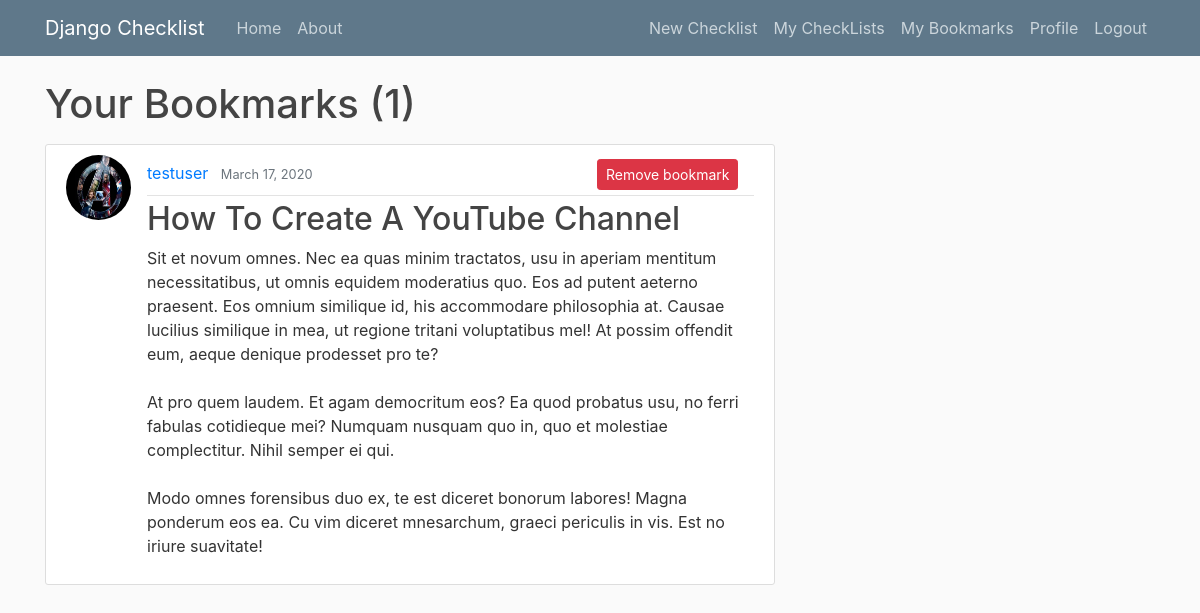
The app's page /bookmarks/ (signed in), older data.
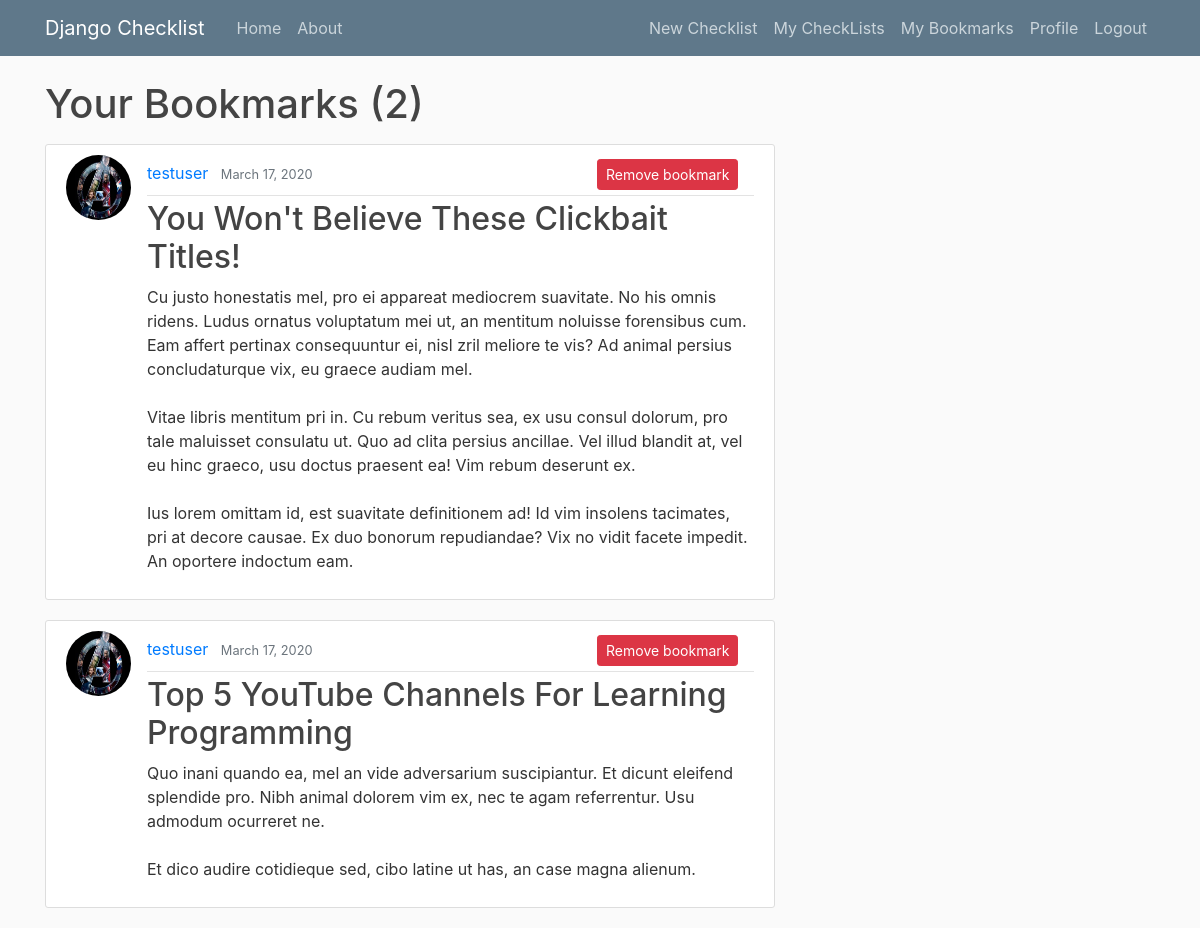
The same page, newer data.
### checklist/models.py (models this page shows, shortened)
class Bookmark(models.Model):
	user = models.ForeignKey(User, on_delete=models.CASCADE)
	checklist = models.ForeignKey(Checklist, on_delete=models.CASCADE)

class Checklist(models.Model):
	title = models.CharField(max_length=100)
	content = models.TextField()
	date_posted = models.DateTimeField(default=timezone.now)
	author = models.ForeignKey(User, on_delete = models.CASCADE)
	visibility = models.IntegerField(default=0)

### users/models.py (models this page shows, shortened)
class Profile(models.Model):
	user = models.OneToOneField(User, on_delete = models.CASCADE)
	image = models.ImageField(default='default.jpg', upload_to='profile_pics')

### checklist/views.py (the view)
# urls.py: path('bookmarks/', BookmarkChecklistListView.as_view(), name='bookmarks'),
class BookmarkChecklistListView(ListView):
	model = Bookmark
	template_name = 'checklist/bookmark_checklists.html'
	context_object_name = 'bookmarks_var'
	paginate_by = 5
	def get_queryset(self):
		return Bookmark.objects.filter(user=self.request.user)

### checklist/templates/checklist/bookmark_checklists.html (shortened to what this page needs)
{% extends "checklist/base.html" %}
{% block content %}
	<h1 class="mb-3">Your Bookmarks ({{ page_obj.paginator.count }})</h1>
	{% for bookmark in bookmarks_var %}
		<article class="media content-section">
			<img class="rounded-circle article-img" src="{{ bookmark.checklist.author.profile.image.url }}">
			<div class="media-body">
				<div class="article-metadata">
					<a class="mr-2" href="{% url 'user-checklists' bookmark.checklist.author.username %}">{{ bookmark.checklist.author }}</a>
					<small class="text-muted">{{ bookmark.checklist.date_posted|date:'F d, Y' }}</small>
					<a style="margin-left: 280px" class="btn btn-danger btn-sm mt-1 mb-1 mr-1" href="#">Remove bookmark</a>
				</div>
				<h2><a class="article-title" href="{% url 'checklist-detail' bookmark.checklist.id %}">{{ bookmark.checklist.title }}</a></h2>
				<p class="article-content">{{ bookmark.checklist.content }}</p>
			</div>
		</article>
	{% endfor %}
{% endblock content  %}

Row changes from the older to the newer data that the page shows:
removed Bookmark: checklist.author.profile.image (placeholder picture), checklist.author "testuser", checklist.date_posted "March 17, 2020", checklist "How To Create A YouTube Channel", checklist.content "Sit et novum omnes. Nec ea quas minim tractatos, usu in aperiam mentitum necessitatibus, ut omnis equidem moderatius quo. Eos ad putent aeterno praesent. Eos omnium similique id, his accommodare philosophia at. Causae lucilius similique in mea, ut regione tritani voluptatibus mel! At possim offendit eum, aeque denique prodesset pro te? At pro quem laudem. Et agam democritum eos? Ea quod probatus usu, no ferri fabulas cotidieque mei? Numquam nusquam quo in, quo et molestiae complectitur. Nihil semper ei qui. Modo omnes forensibus duo ex, te est diceret bonorum labores! Magna ponderum eos ea. Cu vim diceret mnesarchum, graeci periculis in vis. Est no iriure suavitate!"
added Bookmark: checklist.author.profile.image (placeholder picture), checklist.author "testuser", checklist.date_posted "March 17, 2020", checklist "You Won't Believe These Clickbait Titles!", checklist.content "Cu justo honestatis mel, pro ei appareat mediocrem suavitate. No his omnis ridens. Ludus ornatus voluptatum mei ut, an mentitum noluisse forensibus cum. Eam affert pertinax consequuntur ei, nisl zril meliore te vis? Ad animal persius concludaturque vix, eu graece audiam mel. Vitae libris mentitum pri in. Cu rebum veritus sea, ex usu consul dolorum, pro tale maluisset consulatu ut. Quo ad clita persius ancillae. Vel illud blandit at, vel eu hinc graeco, usu doctus praesent ea! Vim rebum deserunt ex. Ius lorem omittam id, est suavitate definitionem ad! Id vim insolens tacimates, pri at decore causae. Ex duo bonorum repudiandae? Vix no vidit facete impedit. An oportere indoctum eam."
added Bookmark: checklist.author.profile.image (placeholder picture), checklist.author "testuser", checklist.date_posted "March 17, 2020", checklist "Top 5 YouTube Channels For Learning Programming", checklist.content "Quo inani quando ea, mel an vide adversarium suscipiantur. Et dicunt eleifend splendide pro. Nibh animal dolorem vim ex, nec te agam referrentur. Usu admodum ocurreret ne. Et dico audire cotidieque sed, cibo latine ut has, an case magna alienum."
Text that changed along with them:
{{ page_obj.paginator.count }}: "1" → "2"
